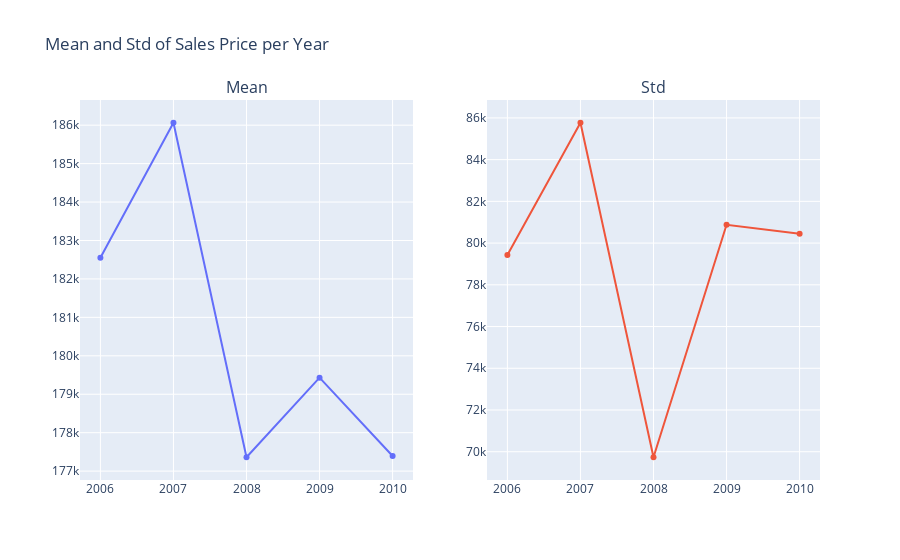

The cell this chart's notebook holds for it:
### Code cell
fig = make_subplots(rows=1, cols=2,
                   subplot_titles=("Mean", "Std"))

fig.add_trace(go.Scatter(x=np.sort(train['YrSold'].unique()), 
                         y=train.groupby(['YrSold'])['SalePrice'].mean()),
            row=1,col=1)

fig.add_trace(go.Scatter(x=np.sort(train['YrSold'].unique()), 
                         y=train.groupby(['YrSold'])['SalePrice'].std()),
            row=1,col=2)

fig.update_layout(showlegend=False, title_text="Mean and Std of Sales Price per Year")
fig.show()

### Figure 1 — Plotly figure (JSON) as saved in the notebook; plotly's stock layout.template omitted (floating-point values rounded to 4 significant figures)
{"data": [{"type": "scatter", "x": [2006, 2007, 2008, 2009, 2010], "xaxis": "x", "y": [182500.0, 186100.0, 177400.0, 179400.0, 177400.0], "yaxis": "y"}, {"type": "scatter", "x": [2006, 2007, 2008, 2009, 2010], "xaxis": "x2", "y": [79430.0, 85770.0, 69740.0, 80880.0, 80450.0], "yaxis": "y2"}], "layout": {"annotations": [{"font": {"size": 16}, "showarrow": false, "text": "Mean", "x": 0.225, "xanchor": "center", "xref": "paper", "y": 1, "yanchor": "bottom", "yref": "paper"}, {"font": {"size": 16}, "showarrow": false, "text": "Std", "x": 0.775, "xanchor": "center", "xref": "paper", "y": 1, "yanchor": "bottom", "yref": "paper"}], "showlegend": false, "title": {"text": "Mean and Std of Sales Price per Year"}, "xaxis": {"anchor": "y", "domain": [0, 0.45]}, "xaxis2": {"anchor": "y2", "domain": [0.55, 1]}, "yaxis": {"anchor": "x", "domain": [0, 1]}, "yaxis2": {"anchor": "x2", "domain": [0, 1]}}}
